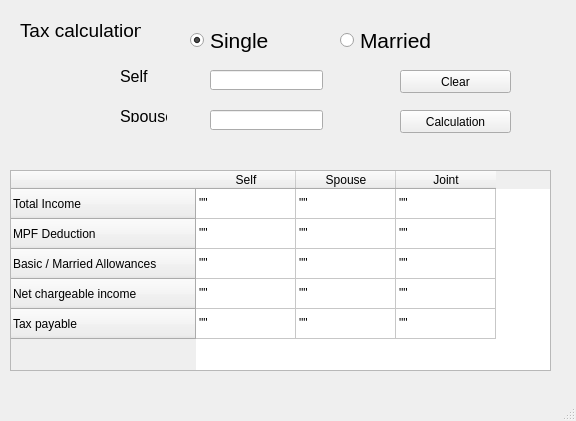
<?xml version="1.0" encoding="UTF-8"?>
<ui version="4.0">
 <class>MainWindow</class>
 <widget class="QMainWindow" name="MainWindow">
  <property name="geometry">
   <rect>
    <x>0</x>
    <y>0</y>
    <width>576</width>
    <height>421</height>
   </rect>
  </property>
  <property name="windowTitle">
   <string>MainWindow</string>
  </property>
  <widget class="QWidget" name="centralwidget">
   <widget class="QLabel" name="label">
    <property name="geometry">
     <rect>
      <x>20</x>
      <y>10</y>
      <width>121</width>
      <height>41</height>
     </rect>
    </property>
    <property name="font">
     <font>
      <pointsize>14</pointsize>
     </font>
    </property>
    <property name="text">
     <string>Tax calculation</string>
    </property>
   </widget>
   <widget class="QPushButton" name="pushButton">
    <property name="enabled">
     <bool>true</bool>
    </property>
    <property name="geometry">
     <rect>
      <x>400</x>
      <y>110</y>
      <width>111</width>
      <height>23</height>
     </rect>
    </property>
    <property name="text">
     <string>Calculation</string>
    </property>
    <property name="checkable">
     <bool>false</bool>
    </property>
   </widget>
   <widget class="QLineEdit" name="lineEdit">
    <property name="geometry">
     <rect>
      <x>210</x>
      <y>70</y>
      <width>113</width>
      <height>20</height>
     </rect>
    </property>
    <property name="inputMask">
     <string/>
    </property>
    <property name="text">
     <string/>
    </property>
   </widget>
   <widget class="QRadioButton" name="radioButton">
    <property name="geometry">
     <rect>
      <x>340</x>
      <y>20</y>
      <width>121</width>
      <height>41</height>
     </rect>
    </property>
    <property name="font">
     <font>
      <pointsize>16</pointsize>
     </font>
    </property>
    <property name="text">
     <string>Married</string>
    </property>
    <attribute name="buttonGroup">
     <string notr="true">buttonGroup</string>
    </attribute>
   </widget>
   <widget class="QRadioButton" name="radioButton_2">
    <property name="enabled">
     <bool>true</bool>
    </property>
    <property name="geometry">
     <rect>
      <x>190</x>
      <y>20</y>
      <width>121</width>
      <height>41</height>
     </rect>
    </property>
    <property name="font">
     <font>
      <pointsize>16</pointsize>
     </font>
    </property>
    <property name="tabletTracking">
     <bool>false</bool>
    </property>
    <property name="text">
     <string>Single</string>
    </property>
    <property name="checked">
     <bool>true</bool>
    </property>
    <attribute name="buttonGroup">
     <string notr="true">buttonGroup</string>
    </attribute>
   </widget>
   <widget class="QLabel" name="label_2">
    <property name="geometry">
     <rect>
      <x>120</x>
      <y>70</y>
      <width>47</width>
      <height>12</height>
     </rect>
    </property>
    <property name="font">
     <font>
      <pointsize>12</pointsize>
     </font>
    </property>
    <property name="text">
     <string>Self</string>
    </property>
   </widget>
   <widget class="QLabel" name="label_3">
    <property name="geometry">
     <rect>
      <x>120</x>
      <y>110</y>
      <width>47</width>
      <height>12</height>
     </rect>
    </property>
    <property name="font">
     <font>
      <pointsize>12</pointsize>
     </font>
    </property>
    <property name="text">
     <string>Spouse</string>
    </property>
   </widget>
   <widget class="QLineEdit" name="lineEdit_2">
    <property name="enabled">
     <bool>true</bool>
    </property>
    <property name="geometry">
     <rect>
      <x>210</x>
      <y>110</y>
      <width>113</width>
      <height>20</height>
     </rect>
    </property>
    <property name="inputMask">
     <string/>
    </property>
    <property name="text">
     <string/>
    </property>
    <property name="cursorPosition">
     <number>0</number>
    </property>
    <property name="dragEnabled">
     <bool>false</bool>
    </property>
   </widget>
   <widget class="QTableWidget" name="tableWidget">
    <property name="geometry">
     <rect>
      <x>10</x>
      <y>170</y>
      <width>541</width>
      <height>201</height>
     </rect>
    </property>
    <attribute name="horizontalHeaderMinimumSectionSize">
     <number>45</number>
    </attribute>
    <attribute name="horizontalHeaderDefaultSectionSize">
     <number>100</number>
    </attribute>
    <attribute name="verticalHeaderMinimumSectionSize">
     <number>30</number>
    </attribute>
    <attribute name="verticalHeaderDefaultSectionSize">
     <number>30</number>
    </attribute>
    <row>
     <property name="text">
      <string>Total Income</string>
     </property>
    </row>
    <row>
     <property name="text">
      <string>MPF Deduction</string>
     </property>
    </row>
    <row>
     <property name="text">
      <string>Basic / Married Allowances        </string>
     </property>
    </row>
    <row>
     <property name="text">
      <string>Net chargeable income        </string>
     </property>
    </row>
    <row>
     <property name="text">
      <string>Tax payable</string>
     </property>
    </row>
    <column>
     <property name="text">
      <string>Self</string>
     </property>
    </column>
    <column>
     <property name="text">
      <string>Spouse</string>
     </property>
    </column>
    <column>
     <property name="text">
      <string>Joint</string>
     </property>
    </column>
    <item row="0" column="0">
     <property name="text">
      <string>&quot;&quot;</string>
     </property>
    </item>
    <item row="0" column="1">
     <property name="text">
      <string>&quot;&quot;</string>
     </property>
    </item>
    <item row="0" column="2">
     <property name="text">
      <string>&quot;&quot;</string>
     </property>
    </item>
    <item row="1" column="0">
     <property name="text">
      <string>&quot;&quot;</string>
     </property>
    </item>
    <item row="1" column="1">
     <property name="text">
      <string>&quot;&quot;</string>
     </property>
    </item>
    <item row="1" column="2">
     <property name="text">
      <string>&quot;&quot;</string>
     </property>
    </item>
    <item row="2" column="0">
     <property name="text">
      <string>&quot;&quot;</string>
     </property>
    </item>
    <item row="2" column="1">
     <property name="text">
      <string>&quot;&quot;</string>
     </property>
    </item>
    <item row="2" column="2">
     <property name="text">
      <string>&quot;&quot;</string>
     </property>
    </item>
    <item row="3" column="0">
     <property name="text">
      <string>&quot;&quot;</string>
     </property>
    </item>
    <item row="3" column="1">
     <property name="text">
      <string>&quot;&quot;</string>
     </property>
    </item>
    <item row="3" column="2">
     <property name="text">
      <string>&quot;&quot;</string>
     </property>
    </item>
    <item row="4" column="0">
     <property name="text">
      <string>&quot;&quot;</string>
     </property>
    </item>
    <item row="4" column="1">
     <property name="text">
      <string>&quot;&quot;</string>
     </property>
    </item>
    <item row="4" column="2">
     <property name="text">
      <string>&quot;&quot;</string>
     </property>
    </item>
   </widget>
   <widget class="QLabel" name="label_4">
    <property name="geometry">
     <rect>
      <x>56</x>
      <y>150</y>
      <width>381</width>
      <height>20</height>
     </rect>
    </property>
    <property name="font">
     <font>
      <pointsize>12</pointsize>
     </font>
    </property>
    <property name="text">
     <string/>
    </property>
   </widget>
   <widget class="QPushButton" name="pushButton_2">
    <property name="enabled">
     <bool>true</bool>
    </property>
    <property name="geometry">
     <rect>
      <x>400</x>
      <y>70</y>
      <width>111</width>
      <height>23</height>
     </rect>
    </property>
    <property name="text">
     <string>Clear</string>
    </property>
    <property name="checkable">
     <bool>false</bool>
    </property>
   </widget>
   <widget class="QLabel" name="label_5">
    <property name="geometry">
     <rect>
      <x>256</x>
      <y>380</y>
      <width>61</width>
      <height>20</height>
     </rect>
    </property>
    <property name="text">
     <string>&lt;html&gt;&lt;head/&gt;&lt;body&gt;&lt;p&gt;&lt;br/&gt;&lt;/p&gt;&lt;/body&gt;&lt;/html&gt;</string>
    </property>
   </widget>
   <widget class="QLabel" name="label_6">
    <property name="geometry">
     <rect>
      <x>360</x>
      <y>380</y>
      <width>61</width>
      <height>21</height>
     </rect>
    </property>
    <property name="text">
     <string>&lt;html&gt;&lt;head/&gt;&lt;body&gt;&lt;p&gt;&lt;br/&gt;&lt;/p&gt;&lt;/body&gt;&lt;/html&gt;</string>
    </property>
   </widget>
   <widget class="QLabel" name="label_7">
    <property name="geometry">
     <rect>
      <x>450</x>
      <y>380</y>
      <width>61</width>
      <height>21</height>
     </rect>
    </property>
    <property name="text">
     <string>&lt;html&gt;&lt;head/&gt;&lt;body&gt;&lt;p&gt;&lt;br/&gt;&lt;/p&gt;&lt;/body&gt;&lt;/html&gt;</string>
    </property>
   </widget>
  </widget>
  <widget class="QStatusBar" name="statusbar"/>
 </widget>
 <resources/>
 <connections/>
 <buttongroups>
  <buttongroup name="buttonGroup"/>
 </buttongroups>
</ui>
